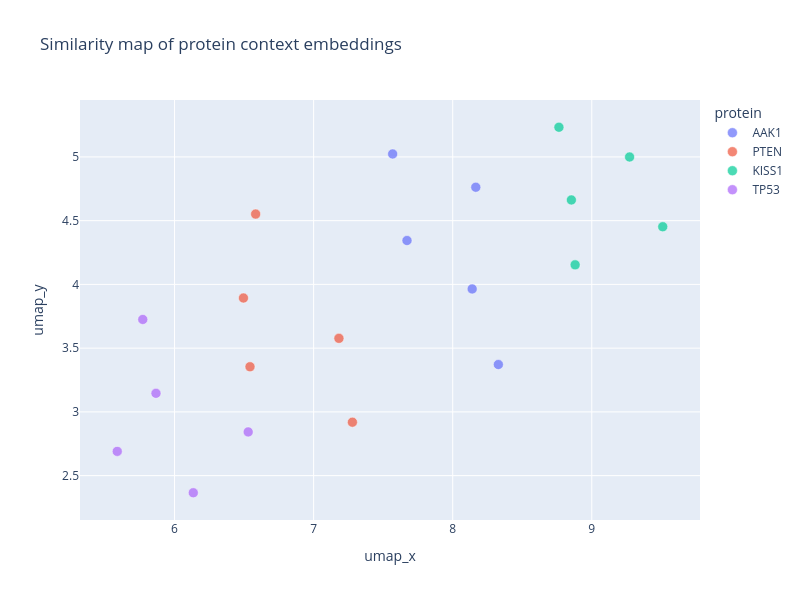

This figure's notebook cell:
### Code cell
# import sys
# if "umap" in sys.modules:
#     del sys.modules["umap"]
from umap import UMAP 
import plotly.express as px

umap = UMAP(
    n_neighbors=20,
    min_dist=0.15,
    metric="cosine",
    random_state=42
)

embeddings = df["embedding"].values.tolist()
umap_all = umap.fit_transform(embeddings)

df["umap_x"] = umap_all[:, 0]
df["umap_y"] = umap_all[:, 1]

fig = px.scatter(
    df,
    x="umap_x",
    y="umap_y",
    color="protein", 
    hover_data={
        "name": True,
        "accession": True,
        "synonyms": True,
        "organism": True,
        "umap_x": False,
        "umap_y": False
    },
    title="Similarity map of protein context embeddings",
    width=800,
    height=600
)

fig.update_traces(marker=dict(size=10, opacity=0.7, line=dict(width=0.5, color="white")))
fig.show()

### Figure 1 — Plotly figure (JSON) as saved in the notebook; plotly's stock layout.template omitted (floating-point values rounded to 4 significant figures)
{"data": [{"customdata": [["AAPK1_HUMAN", "Q13131", "PRKAA1 AMPK1", "Homo sapiens (Human)"], ["AAK1_BOVIN", "F1MH24", "AAK1", "Bos taurus (Bovine)"], ["AAK1_PIG", "F1SPM8", "AAK1", "Sus scrofa (Pig)"], ["XIAP_HUMAN", "P98170", "XIAP API3 BIRC4 IAP3", "Homo sapiens (Human)"], ["AAPK1_PIG", "Q09136", "PRKAA1 AMPK1", "Sus scrofa (Pig)"]], "hovertemplate": "protein=AAK1<br>name=%{customdata[0]}<br>accession=%{customdata[1]}<br>synonyms=%{customdata[2]}<br>organism=%{customdata[3]}<extra></extra>", "legendgroup": "AAK1", "marker": {"color": "#636efa", "line": {"color": "white", "width": 0.5}, "opacity": 0.7, "size": 10, "symbol": "circle"}, "mode": "markers", "name": "AAK1", "orientation": "v", "showlegend": true, "type": "scatter", "x": [7.568, 8.166, 7.671, 8.328, 8.14], "xaxis": "x", "y": [5.023, 4.762, 4.344, 3.371, 3.965], "yaxis": "y"}, {"customdata": [["PTEN_HUMAN", "P60484", "PTEN MMAC1 TEP1", "Homo sapiens (Human)"], ["PTEN_RAT", "O54857", "Pten rCG_47874", "Rattus norvegicus (Rat)"], ["PTEN_XENLA", "Q9PUT6", "pten", "Xenopus laevis (African clawed frog)"], ["PTEN_MOUSE", "O08586", "Pten Mmac1", "Mus musculus (Mouse)"], ["PTEN_CANLF", "P60483", "PTEN MMAC1", "Canis lupus familiaris (Dog) (Canis familiaris)"]], "hovertemplate": "protein=PTEN<br>name=%{customdata[0]}<br>accession=%{customdata[1]}<br>synonyms=%{customdata[2]}<br>organism=%{customdata[3]}<extra></extra>", "legendgroup": "PTEN", "marker": {"color": "#EF553B", "line": {"color": "white", "width": 0.5}, "opacity": 0.7, "size": 10, "symbol": "circle"}, "mode": "markers", "name": "PTEN", "orientation": "v", "showlegend": true, "type": "scatter", "x": [6.495, 7.279, 6.542, 6.583, 7.182], "xaxis": "x", "y": [3.893, 2.919, 3.354, 4.551, 3.577], "yaxis": "y"}, {"customdata": [["K7EQ45_HUMAN", "K7EQ45", "KISS1R", "Homo sapiens (Human)"], ["U3KQ86_HUMAN", "U3KQ86", "KISS1R", "Homo sapiens (Human)"], ["KISS1_HUMAN", "Q15726", "KISS1 PP5098", "Homo sapiens (Human)"], ["KISSR_MOUSE", "Q91V45", "Kiss1r Gpr54", "Mus musculus (Mouse)"], ["KISS1_RAT", "Q7TSB7", "Kiss1", "Rattus norvegicus (Rat)"]], "hovertemplate": "protein=KISS1<br>name=%{customdata[0]}<br>accession=%{customdata[1]}<br>synonyms=%{customdata[2]}<br>organism=%{customdata[3]}<extra></extra>", "legendgroup": "KISS1", "marker": {"color": "#00cc96", "line": {"color": "white", "width": 0.5}, "opacity": 0.7, "size": 10, "symbol": "circle"}, "mode": "markers", "name": "KISS1", "orientation": "v", "showlegend": true, "type": "scatter", "x": [8.88, 9.51, 8.853, 9.272, 8.764], "xaxis": "x", "y": [4.153, 4.452, 4.663, 4.999, 5.233], "yaxis": "y"}, {"customdata": [["T53G3_HUMAN", "Q9ULZ0", "TP53TG3 TP53TG3A; TP53TG3B; TP53TG3C; TP53TG3D; TP53TG3E; TP53TG3F", "Homo sapiens (Human)"], ["P53_CHICK", "P10360", "TP53", "Gallus gallus (Chicken)"], ["TP53B_HUMAN", "Q12888", "TP53BP1", "Homo sapiens (Human)"], ["P53_BOVIN", "P67939", "TP53", "Bos taurus (Bovine)"], ["T53G5_HUMAN", "Q9Y2B4", "TP53TG5 C20orf10", "Homo sapiens (Human)"]], "hovertemplate": "protein=TP53<br>name=%{customdata[0]}<br>accession=%{customdata[1]}<br>synonyms=%{customdata[2]}<br>organism=%{customdata[3]}<extra></extra>", "legendgroup": "TP53", "marker": {"color": "#ab63fa", "line": {"color": "white", "width": 0.5}, "opacity": 0.7, "size": 10, "symbol": "circle"}, "mode": "markers", "name": "TP53", "orientation": "v", "showlegend": true, "type": "scatter", "x": [6.529, 5.588, 5.772, 5.867, 6.135], "xaxis": "x", "y": [2.843, 2.69, 3.725, 3.146, 2.366], "yaxis": "y"}], "layout": {"height": 600, "legend": {"title": {"text": "protein"}, "tracegroupgap": 0}, "title": {"text": "Similarity map of protein context embeddings"}, "width": 800, "xaxis": {"anchor": "y", "domain": [0, 1], "title": {"text": "umap_x"}}, "yaxis": {"anchor": "x", "domain": [0, 1], "title": {"text": "umap_y"}}}}
